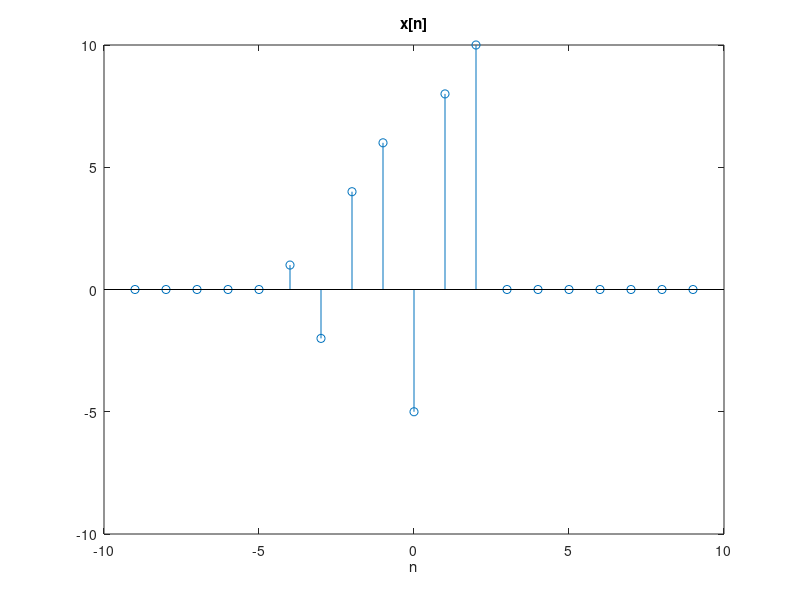
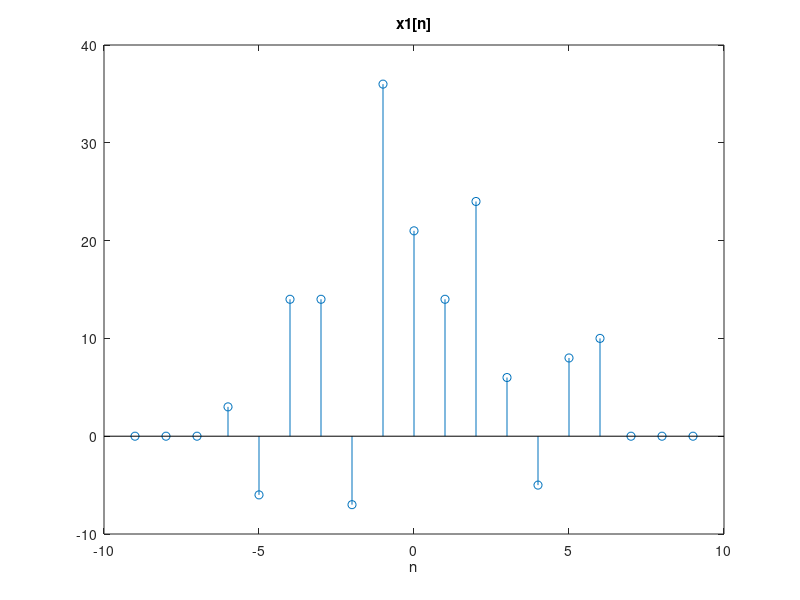

MATLAB code for these plots, in order: (Note: this script raises an error after producing the figures.)
% Exercise 5

L = 5;
R = 7;
x = [1 -2 4 6 -5 8 10]; % Zeroth index at -5
x_n = [zeros(1,L) x zeros(1,R)];
n = (1:length(x_n)) - 10;

figure; stem(n, x_n);
title('x[n]'); xlabel('n');

%I
x_2L = [zeros(1,L-2) x zeros(1,R+2)];
x_4R = [zeros(1,L+4) x zeros(1,R-4)];

x1= 3 * x_2L + x_4R + 2 * x_n;
figure; stem(n, x1);
title('x1[n]'); xlabel('n');

%II
x_4L = [zeros(1,L-4) x zeros(1,R+4)];
x_1R = [zeros(1,L+1) x zeros(1,R-1)];
x_r2R = [zeros(1,L+4) fliplr(x) zeros(1,r-4)];

x2 = (x_4L .* x_1R) + (x_r2R .* x_n);

figure; stem(n,x2);
title('x2[n]'); xlabel('n');

%III
x3 = 0;

for k=1:5
    x_k = [zeros(1,L+k) x zeros(1,R-k)];
    x3 = x3 + n .* x_k;
end

figure; stem(n,x3);
title('x3[n]'); xlabel('n');

